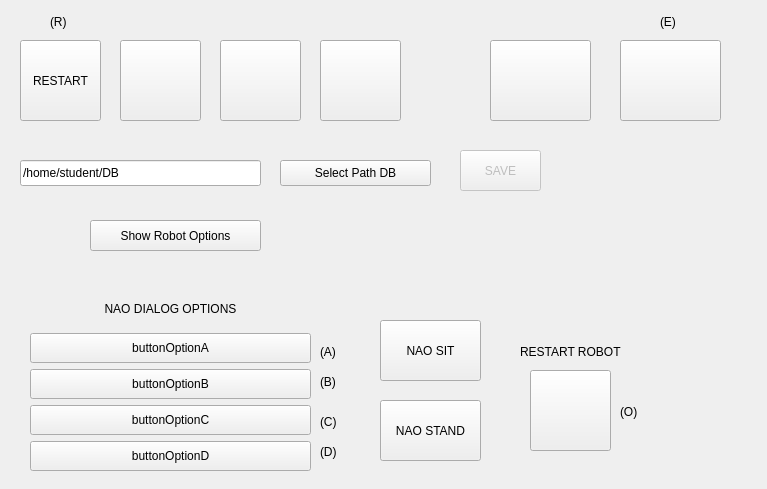
<?xml version="1.0" encoding="UTF-8"?>
<ui version="4.0">
 <class>Form</class>
 <widget class="QWidget" name="Form">
  <property name="geometry">
   <rect>
    <x>0</x>
    <y>0</y>
    <width>767</width>
    <height>489</height>
   </rect>
  </property>
  <property name="windowTitle">
   <string>Manager</string>
  </property>
  <widget class="QPushButton" name="buttonErase">
   <property name="geometry">
    <rect>
     <x>620</x>
     <y>40</y>
     <width>101</width>
     <height>81</height>
    </rect>
   </property>
   <property name="toolTip">
    <string>&lt;html&gt;&lt;head/&gt;&lt;body&gt;&lt;p&gt;Erase&lt;/p&gt;&lt;/body&gt;&lt;/html&gt;</string>
   </property>
   <property name="text">
    <string/>
   </property>
   <property name="icon">
    <iconset>
     <normaloff>eraser.svg</normaloff>eraser.svg</iconset>
   </property>
   <property name="iconSize">
    <size>
     <width>80</width>
     <height>80</height>
    </size>
   </property>
  </widget>
  <widget class="QPushButton" name="buttonLinePath">
   <property name="geometry">
    <rect>
     <x>320</x>
     <y>40</y>
     <width>81</width>
     <height>81</height>
    </rect>
   </property>
   <property name="toolTip">
    <string>Open the menu for creating a path that the user has to follow 
 (in this activity the tablet detects when the pen is outside the path 
 and the trace of the pen becomes red)</string>
   </property>
   <property name="text">
    <string/>
   </property>
   <property name="icon">
    <iconset>
     <normaloff>line_path.png</normaloff>line_path.png</iconset>
   </property>
   <property name="iconSize">
    <size>
     <width>75</width>
     <height>75</height>
    </size>
   </property>
   <property name="checkable">
    <bool>true</bool>
   </property>
   <property name="checked">
    <bool>false</bool>
   </property>
  </widget>
  <widget class="QPushButton" name="buttonRestart">
   <property name="geometry">
    <rect>
     <x>20</x>
     <y>40</y>
     <width>81</width>
     <height>81</height>
    </rect>
   </property>
   <property name="toolTip">
    <string>Restart the current activity</string>
   </property>
   <property name="text">
    <string>RESTART</string>
   </property>
   <property name="iconSize">
    <size>
     <width>75</width>
     <height>75</height>
    </size>
   </property>
   <property name="checkable">
    <bool>true</bool>
   </property>
   <property name="checked">
    <bool>false</bool>
   </property>
  </widget>
  <widget class="QPushButton" name="buttonTargetParams">
   <property name="geometry">
    <rect>
     <x>120</x>
     <y>40</y>
     <width>81</width>
     <height>81</height>
    </rect>
   </property>
   <property name="toolTip">
    <string>Open the menu for creating a target that the user can control with pen tilt</string>
   </property>
   <property name="text">
    <string/>
   </property>
   <property name="icon">
    <iconset>
     <normaloff>target.png</normaloff>target.png</iconset>
   </property>
   <property name="iconSize">
    <size>
     <width>75</width>
     <height>75</height>
    </size>
   </property>
   <property name="checkable">
    <bool>true</bool>
   </property>
   <property name="checked">
    <bool>false</bool>
   </property>
  </widget>
  <widget class="QPushButton" name="buttonTargetPath">
   <property name="geometry">
    <rect>
     <x>220</x>
     <y>40</y>
     <width>81</width>
     <height>81</height>
    </rect>
   </property>
   <property name="toolTip">
    <string>Open the menu for creating a path that the target follows and the user has to follow the target 
 (unless target follows pen is check in which case the target follows the pen 
 and the user has to follow the path at his own pace)</string>
   </property>
   <property name="text">
    <string/>
   </property>
   <property name="icon">
    <iconset>
     <normaloff>target_path.png</normaloff>target_path.png</iconset>
   </property>
   <property name="iconSize">
    <size>
     <width>75</width>
     <height>75</height>
    </size>
   </property>
   <property name="checkable">
    <bool>true</bool>
   </property>
   <property name="checked">
    <bool>false</bool>
   </property>
  </widget>
  <widget class="QPushButton" name="buttonPathDialog">
   <property name="geometry">
    <rect>
     <x>280</x>
     <y>160</y>
     <width>151</width>
     <height>26</height>
    </rect>
   </property>
   <property name="toolTip">
    <string>Select the path where the user data is going to be saved</string>
   </property>
   <property name="text">
    <string>Select Path DB</string>
   </property>
  </widget>
  <widget class="QLineEdit" name="pathText">
   <property name="geometry">
    <rect>
     <x>20</x>
     <y>160</y>
     <width>241</width>
     <height>26</height>
    </rect>
   </property>
   <property name="toolTip">
    <string>Path where user data is going to be saved</string>
   </property>
   <property name="text">
    <string>/home/student/DB</string>
   </property>
  </widget>
  <widget class="QPushButton" name="buttonProfile">
   <property name="geometry">
    <rect>
     <x>490</x>
     <y>40</y>
     <width>101</width>
     <height>81</height>
    </rect>
   </property>
   <property name="toolTip">
    <string>&lt;html&gt;&lt;head/&gt;&lt;body&gt;&lt;p&gt;Participant Profile&lt;/p&gt;&lt;/body&gt;&lt;/html&gt;</string>
   </property>
   <property name="text">
    <string/>
   </property>
   <property name="icon">
    <iconset>
     <normaloff>profil_R.png</normaloff>profil_R.png</iconset>
   </property>
   <property name="iconSize">
    <size>
     <width>100</width>
     <height>100</height>
    </size>
   </property>
  </widget>
  <widget class="QPushButton" name="buttonSave">
   <property name="enabled">
    <bool>false</bool>
   </property>
   <property name="geometry">
    <rect>
     <x>460</x>
     <y>150</y>
     <width>81</width>
     <height>41</height>
    </rect>
   </property>
   <property name="text">
    <string>SAVE</string>
   </property>
   <property name="iconSize">
    <size>
     <width>75</width>
     <height>75</height>
    </size>
   </property>
   <property name="checkable">
    <bool>true</bool>
   </property>
   <property name="checked">
    <bool>false</bool>
   </property>
  </widget>
  <widget class="QWidget" name="widgetNao" native="true">
   <property name="geometry">
    <rect>
     <x>10</x>
     <y>260</y>
     <width>641</width>
     <height>221</height>
    </rect>
   </property>
   <widget class="QWidget" name="widgetNaoDialog" native="true">
    <property name="geometry">
     <rect>
      <x>10</x>
      <y>20</y>
      <width>341</width>
      <height>211</height>
     </rect>
    </property>
    <widget class="QWidget" name="gridLayoutWidget">
     <property name="geometry">
      <rect>
       <x>10</x>
       <y>10</y>
       <width>281</width>
       <height>181</height>
      </rect>
     </property>
     <layout class="QGridLayout" name="layoutNaoDialog">
      <item row="2" column="0">
       <widget class="QPushButton" name="buttonOptionB">
        <property name="minimumSize">
         <size>
          <width>0</width>
          <height>30</height>
         </size>
        </property>
        <property name="text">
         <string>buttonOptionB</string>
        </property>
        <property name="iconSize">
         <size>
          <width>20</width>
          <height>20</height>
         </size>
        </property>
        <property name="checkable">
         <bool>false</bool>
        </property>
       </widget>
      </item>
      <item row="3" column="0">
       <widget class="QPushButton" name="buttonOptionC">
        <property name="minimumSize">
         <size>
          <width>0</width>
          <height>30</height>
         </size>
        </property>
        <property name="text">
         <string>buttonOptionC</string>
        </property>
        <property name="iconSize">
         <size>
          <width>20</width>
          <height>20</height>
         </size>
        </property>
        <property name="checkable">
         <bool>false</bool>
        </property>
       </widget>
      </item>
      <item row="4" column="0">
       <widget class="QPushButton" name="buttonOptionD">
        <property name="minimumSize">
         <size>
          <width>0</width>
          <height>30</height>
         </size>
        </property>
        <property name="text">
         <string>buttonOptionD</string>
        </property>
        <property name="iconSize">
         <size>
          <width>20</width>
          <height>20</height>
         </size>
        </property>
        <property name="checkable">
         <bool>false</bool>
        </property>
       </widget>
      </item>
      <item row="0" column="0">
       <widget class="QLabel" name="label_naoDialogOptions">
        <property name="text">
         <string>NAO DIALOG OPTIONS</string>
        </property>
        <property name="alignment">
         <set>Qt::AlignCenter</set>
        </property>
       </widget>
      </item>
      <item row="1" column="0">
       <widget class="QPushButton" name="buttonOptionA">
        <property name="enabled">
         <bool>true</bool>
        </property>
        <property name="minimumSize">
         <size>
          <width>0</width>
          <height>30</height>
         </size>
        </property>
        <property name="baseSize">
         <size>
          <width>0</width>
          <height>0</height>
         </size>
        </property>
        <property name="text">
         <string>buttonOptionA</string>
        </property>
        <property name="iconSize">
         <size>
          <width>20</width>
          <height>20</height>
         </size>
        </property>
        <property name="checkable">
         <bool>false</bool>
        </property>
       </widget>
      </item>
     </layout>
    </widget>
    <widget class="QLabel" name="label_key_A">
     <property name="geometry">
      <rect>
       <x>300</x>
       <y>50</y>
       <width>31</width>
       <height>43</height>
      </rect>
     </property>
     <property name="text">
      <string>(A)</string>
     </property>
    </widget>
    <widget class="QLabel" name="label_key_B">
     <property name="geometry">
      <rect>
       <x>300</x>
       <y>80</y>
       <width>31</width>
       <height>43</height>
      </rect>
     </property>
     <property name="text">
      <string>(B)</string>
     </property>
    </widget>
    <widget class="QLabel" name="label_key_C">
     <property name="geometry">
      <rect>
       <x>300</x>
       <y>150</y>
       <width>31</width>
       <height>43</height>
      </rect>
     </property>
     <property name="text">
      <string>(D)</string>
     </property>
    </widget>
    <widget class="QLabel" name="label_key_D">
     <property name="geometry">
      <rect>
       <x>300</x>
       <y>120</y>
       <width>31</width>
       <height>43</height>
      </rect>
     </property>
     <property name="text">
      <string>(C)</string>
     </property>
    </widget>
   </widget>
   <widget class="QPushButton" name="buttonNaoSit">
    <property name="geometry">
     <rect>
      <x>370</x>
      <y>60</y>
      <width>101</width>
      <height>61</height>
     </rect>
    </property>
    <property name="toolTip">
     <string>Make the robot sit</string>
    </property>
    <property name="text">
     <string>NAO SIT</string>
    </property>
    <property name="iconSize">
     <size>
      <width>75</width>
      <height>75</height>
     </size>
    </property>
    <property name="checkable">
     <bool>true</bool>
    </property>
    <property name="checked">
     <bool>false</bool>
    </property>
   </widget>
   <widget class="QPushButton" name="buttonUnexpectedFail">
    <property name="geometry">
     <rect>
      <x>520</x>
      <y>110</y>
      <width>81</width>
      <height>81</height>
     </rect>
    </property>
    <property name="toolTip">
     <string>Use when robot behaves unexpectedly</string>
    </property>
    <property name="text">
     <string/>
    </property>
    <property name="icon">
     <iconset>
      <normaloff>unexpected_fail.png</normaloff>unexpected_fail.png</iconset>
    </property>
    <property name="iconSize">
     <size>
      <width>75</width>
      <height>75</height>
     </size>
    </property>
    <property name="checkable">
     <bool>true</bool>
    </property>
    <property name="checked">
     <bool>false</bool>
    </property>
   </widget>
   <widget class="QLabel" name="label_shape">
    <property name="geometry">
     <rect>
      <x>510</x>
      <y>70</y>
      <width>111</width>
      <height>43</height>
     </rect>
    </property>
    <property name="text">
     <string>RESTART ROBOT</string>
    </property>
   </widget>
   <widget class="QPushButton" name="buttonNaoStand">
    <property name="geometry">
     <rect>
      <x>370</x>
      <y>140</y>
      <width>101</width>
      <height>61</height>
     </rect>
    </property>
    <property name="toolTip">
     <string>Make the robot stand</string>
    </property>
    <property name="text">
     <string>NAO STAND</string>
    </property>
    <property name="iconSize">
     <size>
      <width>75</width>
      <height>75</height>
     </size>
    </property>
    <property name="checkable">
     <bool>true</bool>
    </property>
    <property name="checked">
     <bool>false</bool>
    </property>
   </widget>
   <widget class="QLabel" name="label_key_O">
    <property name="geometry">
     <rect>
      <x>610</x>
      <y>130</y>
      <width>31</width>
      <height>43</height>
     </rect>
    </property>
    <property name="text">
     <string>(O)</string>
    </property>
   </widget>
  </widget>
  <widget class="QPushButton" name="buttonRobotOptions">
   <property name="geometry">
    <rect>
     <x>90</x>
     <y>220</y>
     <width>171</width>
     <height>31</height>
    </rect>
   </property>
   <property name="text">
    <string>Show Robot Options</string>
   </property>
   <property name="iconSize">
    <size>
     <width>75</width>
     <height>75</height>
    </size>
   </property>
   <property name="checkable">
    <bool>true</bool>
   </property>
   <property name="checked">
    <bool>false</bool>
   </property>
  </widget>
  <widget class="QLabel" name="label_key_R">
   <property name="geometry">
    <rect>
     <x>50</x>
     <y>0</y>
     <width>31</width>
     <height>43</height>
    </rect>
   </property>
   <property name="text">
    <string>(R)</string>
   </property>
  </widget>
  <widget class="QLabel" name="label_key_E">
   <property name="geometry">
    <rect>
     <x>660</x>
     <y>0</y>
     <width>31</width>
     <height>43</height>
    </rect>
   </property>
   <property name="text">
    <string>(E)</string>
   </property>
  </widget>
 </widget>
 <resources/>
 <connections/>
</ui>
